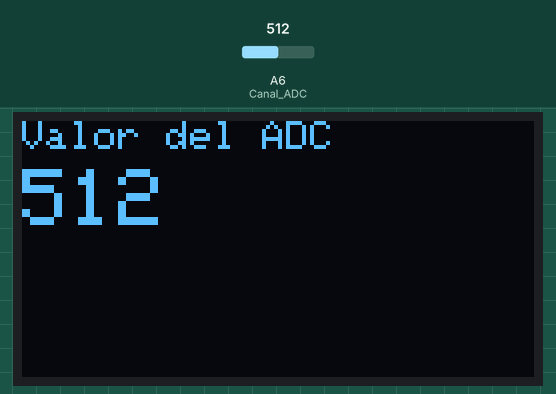
This sketch was run on a simulated Arduino Nano, built with avr-gcc and run on an emulated ATmega328P. On the bench: 128×64 one-colour display. The inputs (shaded band) are chosen by the test bench; at power-on: A6 (Canal_ADC) = 512.

Above: at 1.2 s.
1.3 s: A6 (Canal_ADC) set to 716
At 1.56 s:
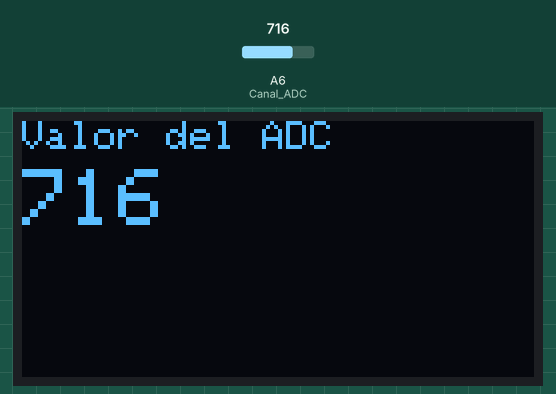
2.8 s: A6 (Canal_ADC) set to 900
At 3.1 s:
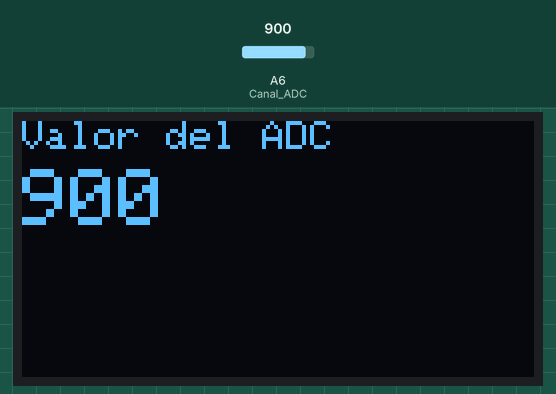
4.3 s: A6 (Canal_ADC) set to 1023
At 4.65 s:
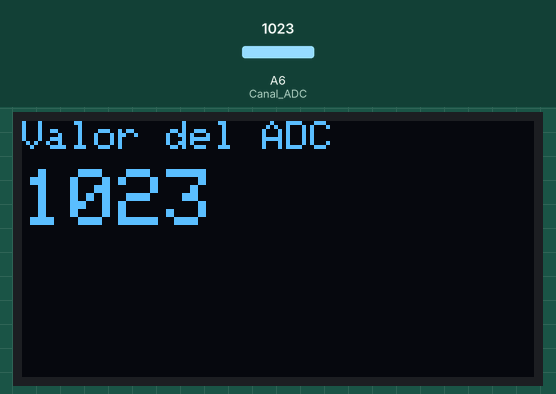
Timing chart, 0 to 7.3 s (numbered marks = the images above; inputs shaded):
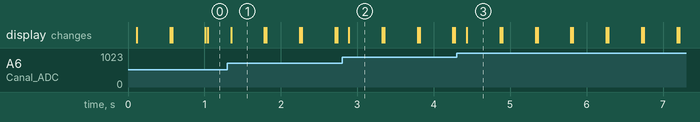

The sketch:

Segunda_Parte.ino
```cpp
/*
   Fundacion Kinal
   Centro educativo tecnico laboral Kinal
   Quinto perito
   Quinto electronica
   Codigo Tecnico: EB5AM
   Curso: Taller de electronica digital y reparacion de computadoras I
   Proyecto: Uso de pantalla OLED
   Dev: Kevin Owen Roger Pablo Lastor
   Fecha: 18 de julio.
*/

#include <Wire.h>
#include <Adafruit_GFX.h>
#include <Adafruit_SSD1306.h>


#define widht_oled    128
#define height_oled   64
#define Canal_ADC A6

Adafruit_SSD1306 waza(widht_oled,height_oled,&Wire, -1);

unsigned int valor_ADC;

void setup() {
  Serial.begin(9600);
  pinMode(Canal_ADC, INPUT);
  waza.begin();

 if(!waza.begin(SSD1306_SWITCHCAPVCC, 0x3C))
 {
  Serial.println("No puedo comunicarme con la pantalla oled");
  Serial.println("Favor de revisar conexiones o alimentacion");
  while(1);   //Ciclo infinito
 }
 waza.clearDisplay();
}

void loop() {
  waza.setTextSize(1);
  waza.setTextColor(SSD1306_WHITE);
  waza.setCursor(0,0);
  waza.println("Valor del ADC");
  waza.display();
  valor_ADC = analogRead(Canal_ADC);
  waza.setTextSize(2);
  waza.setTextColor(SSD1306_WHITE);
  waza.setCursor(0,12);
  waza.println(valor_ADC);
  waza.display();
  delay(100);
  waza.clearDisplay();
}
```

Measured:
- after the input at 1.3 s, the display: changes after 0.05 s (image 1)
- after the input at 2.8 s, the display: changes after 0.09 s (image 2)
- after the input at 4.3 s, the display: changes after 0.13 s (image 3)
- what the display in image 1 shows lasts 0.5 s, from 1.3 s to 1.8 s
